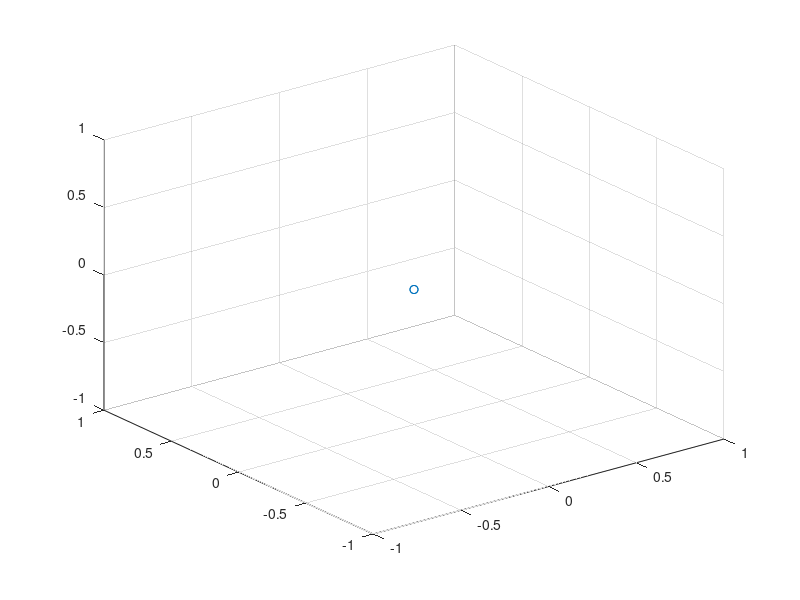

Write MATLAB code to recreate this figure. (Note: this script raises an error after producing the figure.)
clear all;
close all;
clc;
origin = [0 0 0]';
%Unit vectors along each axis
x = [1 0 0]';
y = [0 1 0]';
z = [0 0 1]';

trans = 0.1;
width = 0.01;

labels = {' ',' ',' '};

plot3([0,0],[0,0],[0,0],'o');hold on;grid on;
h = mArrow3(origin,z, 'facealpha', trans+0.4, 'color', 'blue', 'stemWidth', width);hold on;
text(z(1),z(2),z(3)+0.1,'z_0','fontsize',16);
h = mArrow3(origin,x, 'facealpha', trans+0.4, 'color', 'red', 'stemWidth', width);
text(x(1),x(2),x(3)+0.1,'x_0','fontsize',16);
h = mArrow3(origin,y, 'facealpha', trans+0.4, 'color', 'green', 'stemWidth', width);
text(y(1),y(2),y(3)+0.1,'y_0','fontsize',16);
axis([-1 1 -1 1 -1 1]);
view(245,35)
hold on;
%%
%z - x linear combinations 
for i = 1:5
    theta = i*2*pi/6;
    cz = sin(theta);
    cx = cos(theta);
    v = cz*z + cx*x;
    
    h = mArrow3(origin,v, 'facealpha', trans, 'color', 'magenta', 'stemWidth', width);hold on;
    text(v(1),v(2),v(3)+0.1,['(',num2str(round(cx,2)),'*x + ',num2str(round(cz,2)),'*z )'],'fontsize',16);
    pause(1);
    drawnow;
end
